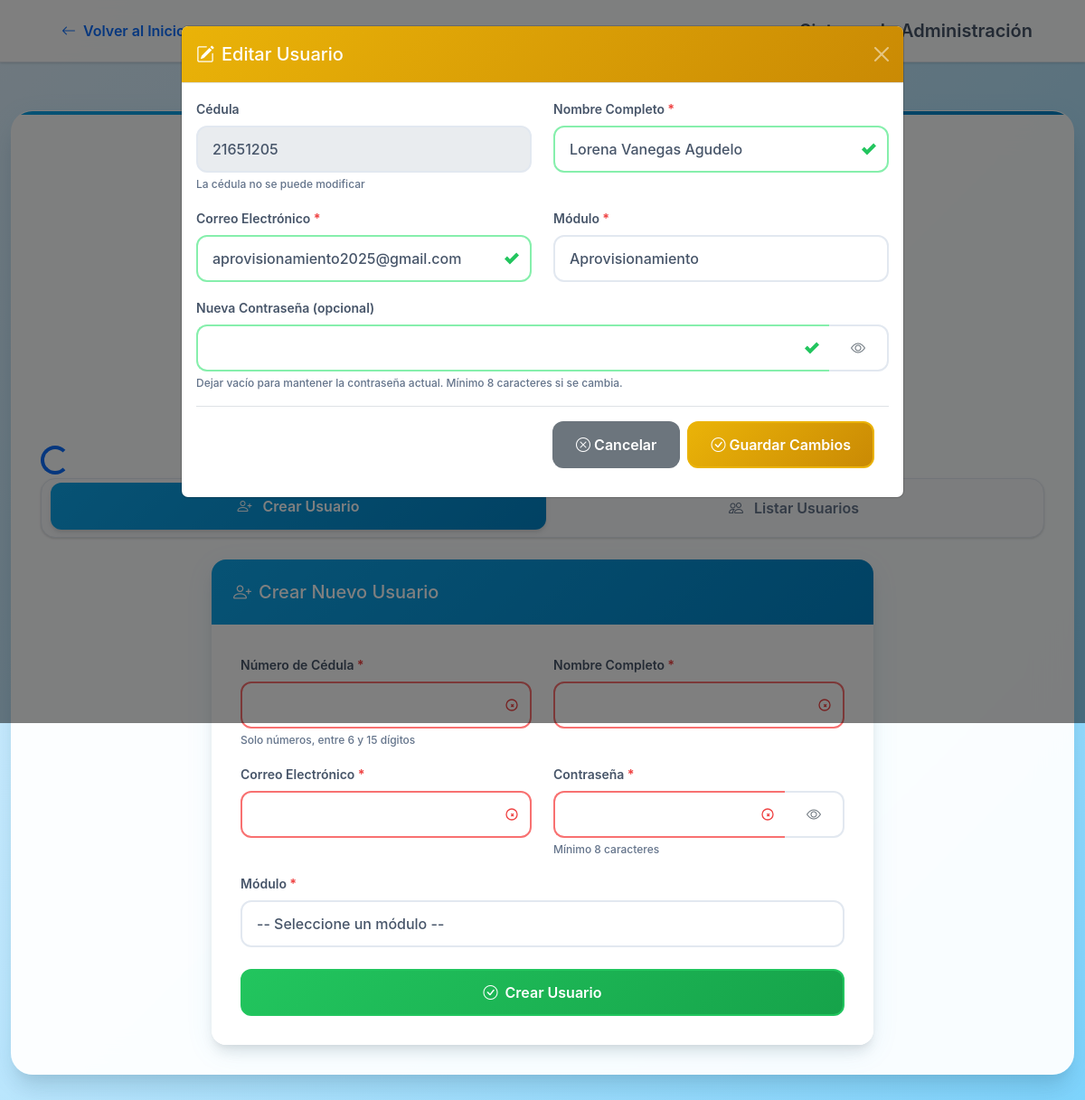
Screenshot of /proyectofinal/administrador.php?editar=21651205 with the database file from the repository.
### tables this page shows
CREATE TABLE `administrador` (
  `id` int(11) NOT NULL,
  `cedula` varchar(15) NOT NULL,
  `nombre` varchar(100) NOT NULL,
  `email` varchar(100) NOT NULL,
  `contrasena` varchar(255) NOT NULL,
  `modulo` enum('Administrador','Vendedor','Agendamiento','Aprovisionamiento') NOT NULL,
  `modulo_id` int(11) DEFAULT NULL,
  `fecha_creacion` timestamp NOT NULL DEFAULT current_timestamp(),
  `fecha_actualizacion` timestamp NOT NULL DEFAULT current_timestamp() ON UPDATE current_timestamp()
);

### proyectofinal/administrador.php (the view, shortened to what this page needs)
<?php
class Database {
    private $host = "localhost";
    private $database = "proyecto-final";
    private $username = "root";
    private $password = "";
    public function connect() {
        $this->connection = null;
        try {
            $dsn = "mysql:host=" . $this->host . ";dbname=" . $this->database . ";charset=utf8mb4";
            $this->connection = new PDO($dsn, $this->username, $this->password);
            $this->connection->setAttribute(PDO::ATTR_ERRMODE, PDO::ERRMODE_EXCEPTION);
            $this->connection->setAttribute(PDO::ATTR_DEFAULT_FETCH_MODE, PDO::FETCH_ASSOC);
            $this->connection->exec("SET NAMES utf8mb4 COLLATE utf8mb4_unicode_ci");
        } catch(PDOException $e) {
            error_log("Error de conexión a la base de datos: " . $e->getMessage());
            throw new Exception('Error de conexión a la base de datos');
        }
        return $this->connection;
    }
}
class UsuarioManager {
    private $db;
    private $table = "administrador";
    public function __construct() {
        $database = new Database();
        $this->db = $database->connect();
    }
    private function sanitizeInput($data) {
        return trim(htmlspecialchars($data, ENT_QUOTES | ENT_HTML5, 'UTF-8'));
    }
    private function validarCedula($cedula) {
        return preg_match('/^[0-9]+$/', $cedula) && strlen($cedula) >= 6 && strlen($cedula) <= 15;
    }
    public function listar() {
        try {
            $query = "SELECT cedula, nombre, email, modulo, fecha_creacion
                     FROM " . $this->table . "
                     ORDER BY fecha_creacion DESC";
            $stmt = $this->db->prepare($query);
            $stmt->execute();
            return $stmt->fetchAll();
        } catch(PDOException $e) {
            error_log("Error en listar usuarios: " . $e->getMessage());
            return [];
        }
    }
    public function obtenerPorCedula($cedula) {
        try {
            $cedula = $this->sanitizeInput($cedula);
            $query = "SELECT cedula, nombre, email, modulo, fecha_creacion
                     FROM " . $this->table . "
                     WHERE cedula = :cedula";
            $stmt = $this->db->prepare($query);
            $stmt->bindParam(':cedula', $cedula, PDO::PARAM_STR);
            $stmt->execute();
            return $stmt->fetch();
        } catch(PDOException $e) {
            error_log("Error en obtener usuario: " . $e->getMessage());
            return null;
        }
    }
}
function h($text) {
    return htmlspecialchars($text ?? '', ENT_QUOTES | ENT_HTML5, 'UTF-8');
}
$mostrar_modal = false;
$usuario_editar = null;
try {
    $usuarioManager = new UsuarioManager();
    if (isset($_GET['editar']) && !empty($_GET['editar'])) {
        $usuario_editar = $usuarioManager->obtenerPorCedula($_GET['editar']);
        $mostrar_modal = ($usuario_editar !== null);
    }
    $usuarios = $usuarioManager->listar();
} catch (Exception $e) {
    error_log("Error general: " . $e->getMessage());
    $mensaje = 'Ha ocurrido un error en el sistema';
    $tipo_mensaje = 'danger';
}
?>
<!DOCTYPE html>
<html lang="es">
<head>
    <link href="https://cdn.jsdelivr.net/npm/bootstrap@5.3.3/dist/css/bootstrap.min.css" rel="stylesheet"
>
    <link href="https://cdn.jsdelivr.net/npm/bootstrap-icons@1.11.2/font/bootstrap-icons.css" rel="stylesheet">
    <link href="css/stylos_admon.css" rel="stylesheet">
</head>
<body>
    <nav class="navbar navbar-expand-lg navbar-light fixed-top">
        <div class="container">
            <a href="http://localhost/proyectofinal/modulos.php" class="btn btn-outline-primary me-3">
                <i class="bi bi-arrow-left me-2"></i>Volver al Inicio
            </a>
            <span class="navbar-brand mb-0 h1 ms-auto">Sistema de Administración</span>
        </div>
    </nav>
    <div class="container-fluid main-wrapper">
        <div class="main-container">
            <header class="text-center mb-4">
                <div class="logo-container mb-3">
                </div>
                <h1 class="main-title">Sistema de Ventas e Instalaciones</h1>
                <h2 class="subtitle">Internet para Todos</h2>
                <h3 class="section-title">Administrador de Usuarios</h3>
            </header>
            <div id="loadingOverlay" class="loading-overlay">
                <div class="spinner-border text-primary" role="status">
                </div>
            </div>
            <ul class="nav nav-pills nav-justified mb-4 custom-tabs" id="adminTabs" role="tablist">
                <li class="nav-item" role="presentation">
                    <button class="nav-link active" id="crear-tab" data-bs-toggle="pill" data-bs-target="#crear-panel"
                            type="button" role="tab" aria-controls="crear-panel" aria-selected="true">
                        <i class="bi bi-person-plus me-2"></i>
                        <span class="d-none d-sm-inline">Crear Usuario</span>
                    </button>
                </li>
                <li class="nav-item" role="presentation">
                    <button class="nav-link" id="listar-tab" data-bs-toggle="pill" data-bs-target="#listar-panel"
                            type="button" role="tab" aria-controls="listar-panel" aria-selected="false">
                        <i class="bi bi-people me-2"></i>
                        <span class="d-none d-sm-inline">Listar Usuarios</span>
                    </button>
                </li>
            </ul>
            <div class="tab-content" id="adminTabContent">
                <div class="tab-pane fade show active" id="crear-panel" role="tabpanel" aria-labelledby="crear-tab">
                    <div class="row justify-content-center">
                        <div class="col-lg-8 col-md-10">
                            <div class="card shadow-soft">
                                <div class="card-header bg-gradient-primary text-white">
                                    <h5 class="mb-0"><i class="bi bi-person-plus me-2"></i>Crear Nuevo Usuario</h5>
                                </div>
                                <div class="card-body">
                                    <form method="POST" id="formCrear" class="needs-validation" novalidate>
                                        <div class="row">
                                            <div class="col-md-6 mb-3">
                                                <label for="cedula" class="form-label required">Número de Cédula</label>
                                                <input type="text" id="cedula" name="cedula" class="form-control"
                                                       pattern="[0-9]{6,15}"
                                                       title="Solo números de 6 a 15 dígitos"
                                                       maxlength="15"
                                                       required>
                                                <div class="form-text">Solo números, entre 6 y 15 dígitos</div>
                                            </div>
                                            <div class="col-md-6 mb-3">
                                                <label for="nombre" class="form-label required">Nombre Completo</label>
                                                <input type="text" id="nombre" name="nombre" class="form-control"
                                                       title="Solo letras y espacios"
                                                       maxlength="100"
                                                       required>
                                            </div>
                                        </div>
                                        <div class="row">
                                            <div class="col-md-6 mb-3">
                                                <label for="email" class="form-label required">Correo Electrónico</label>
                                                <input type="email" id="email" name="email" class="form-control"
                                                       maxlength="100"
                                                       required>
                                            </div>
                                            <div class="col-md-6 mb-3">
                                                <label for="contrasena" class="form-label required">Contraseña</label>
                                                <div class="input-group">
                                                    <input type="password" id="contrasena" name="contrasena" class="form-control"
                                                           minlength="8" maxlength="255" required>
                                                    <button class="btn btn-outline-secondary" type="button" id="togglePassword"
                                                            aria-label="Mostrar/ocultar contraseña">
                                                        <i class="bi bi-eye"></i>
                                                    </button>
                                                </div>
                                                <div class="form-text">Mínimo 8 caracteres</div>
                                            </div>
                                        </div>
                                        <div class="mb-4">
                                            <label for="modulo" class="form-label required">Módulo</label>
                                            <select id="modulo" name="modulo" class="form-select" required>
                                                <option value="">-- Seleccione un módulo --</option>
                                            </select>
                                        </div>
                                        <button type="submit" class="btn btn-success btn-lg w-100" id="btnCrear">
                                            <i class="bi bi-check-circle me-2"></i>Crear Usuario
                                        </button>
                                    </form>
                                </div>
                            </div>
                        </div>
                    </div>
                </div>
            </div>
        </div>
    </div>
    <div class="modal fade <?= $mostrar_modal ? 'show' : '' ?>" id="modalEditar" tabindex="-1"
         aria-labelledby="modalEditarLabel" aria-hidden="<?= $mostrar_modal ? 'false' : 'true' ?>"
         style="<?= $mostrar_modal ? 'display: block;' : '' ?>">
        <div class="modal-dialog modal-lg">
            <div class="modal-content">
                <div class="modal-header bg-gradient-warning text-white">
                    <h5 class="modal-title" id="modalEditarLabel">
                        <i class="bi bi-pencil-square me-2"></i>Editar Usuario
                    </h5>
                    <a href="?" class="btn-close btn-close-white" aria-label="Cerrar"></a>
                </div>
                <div class="modal-body">
                    <?php if ($usuario_editar): ?>
                    <form method="POST" id="formEditar" class="needs-validation" novalidate>
                        <div class="row">
                            <div class="col-md-6 mb-3">
                                <label for="editCedula" class="form-label">Cédula</label>
                                <input type="text" id="editCedula" class="form-control"
                                       value="<?= h($usuario_editar['cedula']) ?>" disabled>
                                <div class="form-text">La cédula no se puede modificar</div>
                            </div>
                            <div class="col-md-6 mb-3">
                                <label for="editNombre" class="form-label required">Nombre Completo</label>
                                <input type="text" id="editNombre" name="nombre" class="form-control"
                                       value="<?= h($usuario_editar['nombre']) ?>"
                                       maxlength="100" required>
                            </div>
                        </div>
                        <div class="row">
                            <div class="col-md-6 mb-3">
                                <label for="editEmail" class="form-label required">Correo Electrónico</label>
                                <input type="email" id="editEmail" name="email" class="form-control"
                                       value="<?= h($usuario_editar['email']) ?>"
                                       maxlength="100" required>
                            </div>
                            <div class="col-md-6 mb-3">
                                <label for="editModulo" class="form-label required">Módulo</label>
                                <select id="editModulo" name="modulo" class="form-select" required>
                                    <option value="Aprovisionamiento" <?= $usuario_editar['modulo'] == 'Aprovisionamiento' ? 'selected' : '' ?>>Aprovisionamiento</option>
                                </select>
                            </div>
                        </div>
                        <div class="mb-3">
                            <label for="editContrasena" class="form-label">Nueva Contraseña (opcional)</label>
                            <div class="input-group">
                                <input type="password" id="editContrasena" name="contrasena" class="form-control"
                                       minlength="6" maxlength="255">
                                <button class="btn btn-outline-secondary" type="button" id="toggleEditPassword"
                                        aria-label="Mostrar/ocultar contraseña">
                                    <i class="bi bi-eye"></i>
                                </button>
                            </div>
                            <div class="form-text">Dejar vacío para mantener la contraseña actual. Mínimo 8 caracteres si se cambia.</div>
                        </div>
                        <div class="modal-footer">
                            <a href="?" class="btn btn-secondary">
                                <i class="bi bi-x-circle me-1"></i>Cancelar
                            </a>
                            <button type="submit" class="btn btn-warning text-white" id="btnEditar">
                                <i class="bi bi-check-circle me-1"></i>Guardar Cambios
                            </button>
                        </div>
                    </form>
                    <?php endif; ?>
                </div>
            </div>
        </div>
    </div>
</body>
</html>

### rows the page displays
administrador: cedula "21651205", nombre "Lorena Vanegas Agudelo", email "aprovisionamiento2025@gmail.com", modulo "Aprovisionamiento"
